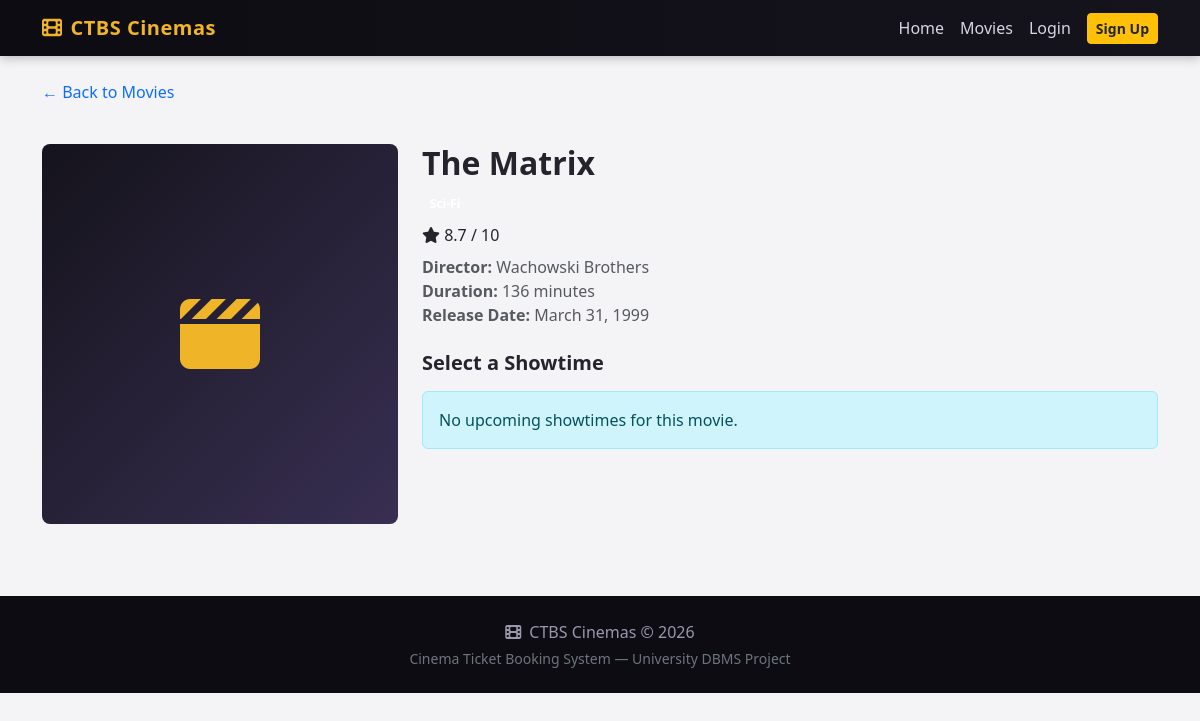
The app's page /movie_details.php?id=2 with its own data.
### tables this page shows
CREATE TABLE Movie (
    movie_id INT PRIMARY KEY AUTO_INCREMENT,
    title VARCHAR(200),
    genre VARCHAR(100),
    duration_minutes INT,
    release_date DATE,
    director VARCHAR(100),
    rating DECIMAL(3,1),
    is_active BOOLEAN DEFAULT TRUE
);

### includes/auth.php (called while the page is built, shortened)
<?php
function h($str) {
    return htmlspecialchars($str ?? '', ENT_QUOTES, 'UTF-8');
}

### movie_details.php (the view, shortened to what this page needs)
<?php
require_once 'includes/db.php';
require_once 'includes/auth.php';
$movie_id = isset($_GET['id']) ? (int)$_GET['id'] : 0;
$stmt = mysqli_prepare($conn, "SELECT * FROM Movie WHERE movie_id = ? AND is_active = TRUE");
mysqli_stmt_bind_param($stmt, "i", $movie_id);
mysqli_stmt_execute($stmt);
$movie = mysqli_stmt_get_result($stmt)->fetch_assoc();
$showStmt = mysqli_prepare($conn, "
    SELECT sh.show_id, sh.show_date, sh.start_time, sh.base_price, sc.screen_name, sc.screen_type
    FROM Shows sh
    JOIN Screen sc ON sh.screen_id = sc.screen_id
    WHERE sh.movie_id = ? AND sh.is_active = TRUE AND CONCAT(sh.show_date,' ',sh.start_time) >= NOW()
    ORDER BY sh.show_date, sh.start_time
");
mysqli_stmt_bind_param($showStmt, "i", $movie_id);
mysqli_stmt_execute($showStmt);
$shows = mysqli_stmt_get_result($showStmt);
include 'includes/header.php';
?>
<div class="container py-4">
  <a href="movies.php" class="text-decoration-none">&larr; Back to Movies</a>
  <div class="row mt-3 g-4">
    <div class="col-md-4">
      <div class="movie-poster rounded-3" style="height:380px; font-size:5rem;"><i class="fa-solid fa-clapperboard"></i></div>
    </div>
    <div class="col-md-8">
      <h2 class="fw-bold"><?php echo h($movie['title']); ?></h2>
      <span class="badge badge-genre mb-2"><?php echo h($movie['genre']); ?></span>
      <p class="rating mb-2"><i class="fa-solid fa-star"></i> <?php echo h($movie['rating']); ?> / 10</p>
      <ul class="list-unstyled text-muted">
        <li><strong>Director:</strong> <?php echo h($movie['director']); ?></li>
        <li><strong>Duration:</strong> <?php echo intval($movie['duration_minutes']); ?> minutes</li>
        <li><strong>Release Date:</strong> <?php echo date('F j, Y', strtotime($movie['release_date'])); ?></li>
      </ul>
      <h5 class="fw-bold mt-4 mb-3">Select a Showtime</h5>
      <?php if (mysqli_num_rows($shows) === 0): ?>
        <div class="alert alert-info">No upcoming showtimes for this movie.</div>
      <?php endif; ?>
    </div>
  </div>
</div>
<?php include 'includes/footer.php'; ?>

### css/style.css (style rules this page uses)
:root { --cinema-dark: #15131c; --cinema-darker: #0d0c12; --cinema-red: #e63950; --cinema-gold: #f0b429; --cinema-light: #f4f4f6; --cinema-card: #1f1c29; --cinema-muted: #9b97ad; }
body { background-color: var(--cinema-light); font-family: 'Segoe UI', Roboto, Arial, sans-serif; color: #25232c; }
.movie-poster { height: 230px; background: linear-gradient(135deg, var(--cinema-dark), #382f52); display: flex; align-items: center; justify-content: center; color: var(--cinema-gold); font-size: 3rem; }

### records on screen
movie: title "The Matrix", rating "8.7", director "Wachowski Brothers", duration_minutes "136", release_date "March 31, 1999"
